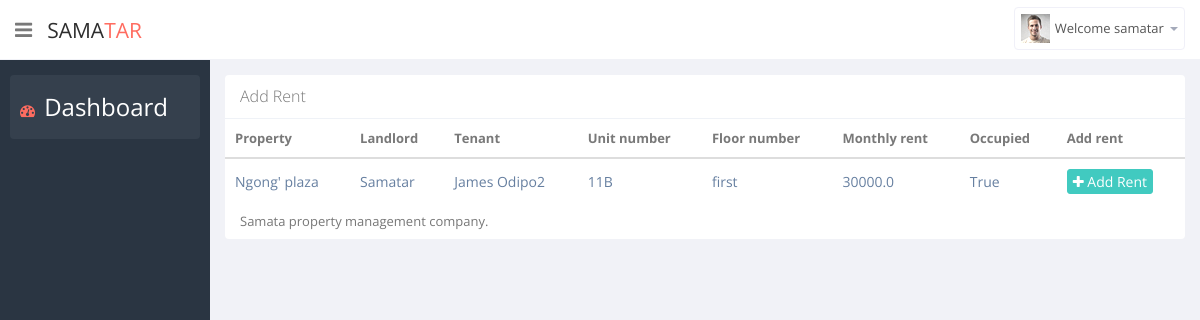
The page /detailed/property/rent/7/ (signed in) on the database its author committed.
### property/models.py (models this page shows, shortened)
class Unit(models.Model):
    date_added = models.DateField(auto_now_add=True, null=True)
    property = models.ForeignKey(Property,on_delete=models.CASCADE)
    unit_number = models.CharField(max_length=300)
    floor_CHOICES = [('Ground', 'Ground'),
    ('Parking-Bay', 'Parking-Bay'),]
    for r in range(1,10):
        floor_CHOICES.append((num2words(r,to = 'ordinal'),num2words(r,to = 'ordinal')))
    floor_number =models.CharField(max_length=300,null=True,choices=floor_CHOICES)
    monthly_rent = models.FloatField()
    occupied = models.BooleanField(default=False)
    landlord_assigned = models.BooleanField(default=False)
    class Meta:
        ordering = ('property',)

class Property(models.Model):
    date_added = models.DateField(auto_now_add=True, null=True)
    name = models.CharField(max_length=300, unique=True)
    code = models.CharField(max_length=300, unique=True)
    estate = models.CharField(max_length=300)
    number_of_units = models.PositiveIntegerField(default=1, validators=[MinValueValidator(1)])
    number_of_floors =models.PositiveIntegerField(default=1, validators=[MinValueValidator(1)])
    def __str__(self):
        return self.name

class Tenant(models.Model):
    date_added = models.DateField(auto_now_add=True, null=True)
    name = models.CharField(max_length=300, unique=True,null=True)
    ID_or_Passport = models.CharField(max_length=300)
    phone_regex = RegexValidator(regex=r'^(?:\+)', message="Phone number must be entered in the format: '+2549999999'. Up to 15 digits allowed.")
    Phone = models.CharField(max_length=15, validators=[phone_regex])
    unit = models.ForeignKey(Unit, related_name='unit_tenant', on_delete=models.CASCADE)
    deposit_paid = models.FloatField()
    active = models.BooleanField(default=True)
    class Meta:
        ordering = ('unit',)

### property/views.py (the view)
# urls.py: re_path(r'^detailed/property/rent/(?P<id>\d+)/', views.detailed_property_rent, name='detailed_property_rent'),
def detailed_property_rent(request, id):
    property = Property.objects.get(id=id)
    units = Unit.objects.filter(property__name=property.name, occupied=True)
    return render(request, 'property/detailed_property_rent.html', {'units': units})

### property/templates/property/detailed_property_rent.html (shortened to what this page needs)
{% extends 'property/base_report.html' %}
{% block body %}
<div class="tab-pane" id="tab-display-expense">
    <section class="panel">
        <header class="panel-heading">
            Add Rent
        </header>
        <table class="table table-hover p-table  responsive" width="100%" id="detailed_proper">
            <thead>
            <tr>
              <th>Property </th>
              <th>Landlord </th>
              <th>Tenant</th>
              <th>Unit number</th>
              <th>Floor number</th>
              <th>Monthly rent</th>
              <th>Occupied</th>
              <th>Add rent</th>
            </tr>
            </thead>
            <tbody>
            {% for r in units %}
            <tr>
                <td class="p-name">
                    <a>{{r.property}}</a>
                </td>
                {% for p in r.unit_landlord.all %}
                <td class="p-name">
                    <a>{{p.name}}</a>
                </td>
                {% empty %}
                <td class="p-name">
                    <a>Samatar</a>
                </td>
                {% endfor %}
                {% for p in r.unit_tenant.all %}
                <td class="p-name">
                    <a>{{p.name}}</a>
                </td>
                {% empty %}
                <td class="p-name">
                    <a>Empty</a>
                </td>
                {% endfor %}
                <td class="p-name">
                    <a>{{r.unit_number}}</a>
                </td>
                <td class="p-name">
                    <a>{{r.floor_number}}</a>
                </td>
                <td class="p-name">
                    <a>{{r.monthly_rent}}</a>
                </td>
                <td class="p-name">
                    <a>{{r.occupied}}</a>
                </td>
                <td class="p-name">
                     <a href="{% url 'property:add_rent'  r.id %}" class="btn btn-primary btn-xs"><i
                             class="fa fa-plus"></i> Add Rent </a>
                </td>
                {% empty %}
                <td class="p-name">
                    <a>There are no matching prperty for your query </a>
                </td>
            </tr>
            {% endfor %}
            </tbody>
        </table>
    </section>
</div>
{% endblock %}

### property/templates/property/base_report.html (shortened to what this page needs)
<!DOCTYPE html>
<html lang="en">
{% load static %}
{% load crispy_forms_tags %}
<head>
    <link href="{% static 'property/css/bootstrap.min.css' %}" rel="stylesheet">
    <link href="{% static 'property/css/bootstrap-reset.css' %}" rel="stylesheet">
    <link rel="stylesheet" type="text/css" href="https://cdn.jsdelivr.net/npm/daterangepicker/daterangepicker.css"/>
    <link href="{% static 'property/assets/font-awesome/css/font-awesome.css' %}" rel="stylesheet"/>
    <link href="{% static 'property/assets/jquery-easy-pie-chart/jquery.easy-pie-chart.css' %}" rel="stylesheet"
          type="text/css" media="screen"/>
    <link rel="stylesheet" href="{% static 'property/css/owl.carousel.css' %}" type="text/css">
    <link href="{% static 'property/css/slidebars.css' %}" rel="stylesheet">
    <link href="{% static 'property/css/style.css' %}" rel="stylesheet">
    <link href="{% static 'property/css/style-responsive.css' %}" rel="stylesheet"/>
    <link rel="stylesheet" type="text/css"
          href="https://cdn.datatables.net/v/dt/jszip-2.5.0/dt-1.10.18/af-2.3.0/b-1.5.2/b-colvis-1.5.2/b-flash-1.5.2/b-html5-1.5.2/b-print-1.5.2/cr-1.5.0/fh-3.1.4/r-2.2.2/datatables.min.css"/>
</head>
<body>
<section id="container">
    <header class="header white-bg">
        <div class="sidebar-toggle-box">
            <div class="fa fa-bars tooltips" data-placement="right" data-original-title="Toggle Navigation"></div>
        </div>
        <a href="{% url 'property:home' %}" class="logo">Sama<span>Tar</span></a>
        <div class="top-nav ">
            <ul class="nav pull-right top-menu">
                {% if user.is_authenticated %}
                <li class="dropdown">
                    <a data-toggle="dropdown" class="dropdown-toggle" href="#">
                        <img alt="" src="img/avatar1_small.jpg">
                        <span class="username"> Welcome {{ user.username }}</span>
                        <b class="caret"></b>
                    </a>
                </li>
                {% endif %}
            </ul>
        </div>
    </header>
    <aside>
        <div id="sidebar" class="nav-collapse ">
            <ul class="sidebar-menu" id="nav-accordion">
                <li>
                    <a class="active" href="{% url 'property:home' %}">
                        <i class="fa fa-dashboard"></i>
                        <span style="color:white; font-size:24px">Dashboard</span>
                    </a>
                </li>
            </ul>
        </div>
    </aside>
    <section id="main-content">
        <section class="wrapper site-min-height">
            {% block body %}
            {% endblock %}
        </section>
    </section>
</section>
</body>
</html>

### rows shown on the page
Unit: property "Ngong' plaza", unit_number "11B", floor_number "first", monthly_rent "30000.0", occupied "True"
Tenant: name "James Odipo2"

### other values the page prints
{{ user.username }} "samatar"
